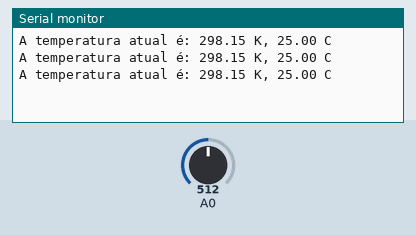
Simulated run of this sketch. Board: Arduino Uno, built with avr-gcc and run on an emulated ATmega328P. Parts: the last lines printed to the serial monitor. The test bench sets the inputs (shaded band); at power-on: A0 = 512.

Above: at 1.3 s.
1.4 s: A0 set to 716
At 1.9 s:
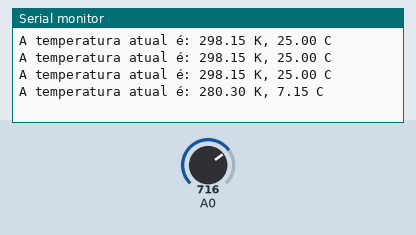
2.9 s: A0 set to 900
At 3.4 s:
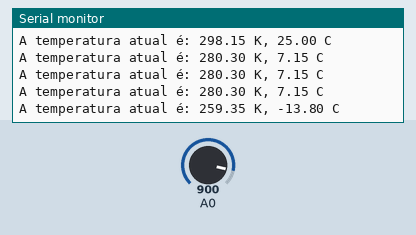
Timing chart, 0 to 5.9 s (numbered marks = the images above; inputs shaded):
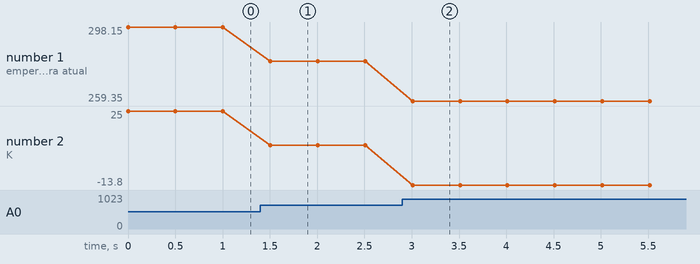

The sketch:

thermistor.ino
```cpp
void setup() {
  Serial.begin(9600);
}

void loop() {
  int adcVal = analogRead(A0);
  float v = adcVal * 5.0 / 1024;
  float Rt = 10 * v / (5 - v);
  float tempK = 1 / (log(Rt / 10) / 3950 + 1 / (273.15 + 25)); // calcular temperatura em Kelvin
  float tempC = tempK - 273.15; // calcular temperatura em Celsius

  Serial.print("A temperatura atual é: ");
  Serial.print(tempK);
  Serial.print(" K, ");

  Serial.print(tempC);
  Serial.println(" C");
  delay(500);
}
```

Measured:
- after the input at 1.4 s, the serial monitor: prints a new line after 0.11 s (image 1)
- after the input at 2.9 s, the serial monitor: prints a new line after 0.11 s (image 2)
- plotted number 1: 298.15 → 280.3 after the input at 1.4 s, 280.3 → 259.35 after the input at 2.9 s
- plotted number 2: 25 → 7.15 after the input at 1.4 s, 7.15 → -13.8 after the input at 2.9 s
